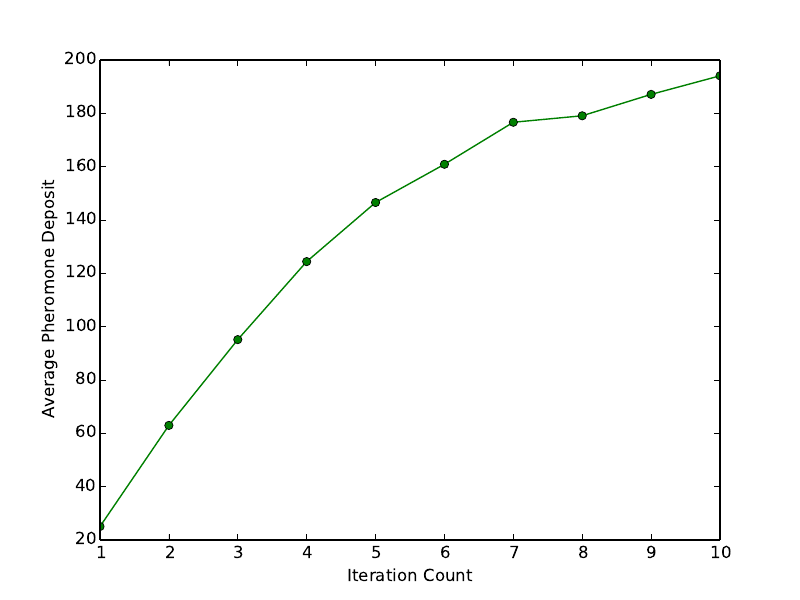

Python code for this plot:
import numpy as np
import matplotlib.pyplot as plt

data = []

# Read numpy arrays
for i in xrange(0, 10):
	tmp = np.loadtxt("Iteration"+str(i+1)+".txt")
	data.append(tmp)

# Plot
plt.plot(list(xrange(1,11)), [np.average(i) for i in data], 'g-o')
plt.xlabel("Iteration Count")
plt.ylabel("Average Pheromone Deposit")
plt.savefig('avgplot.pdf')

del data